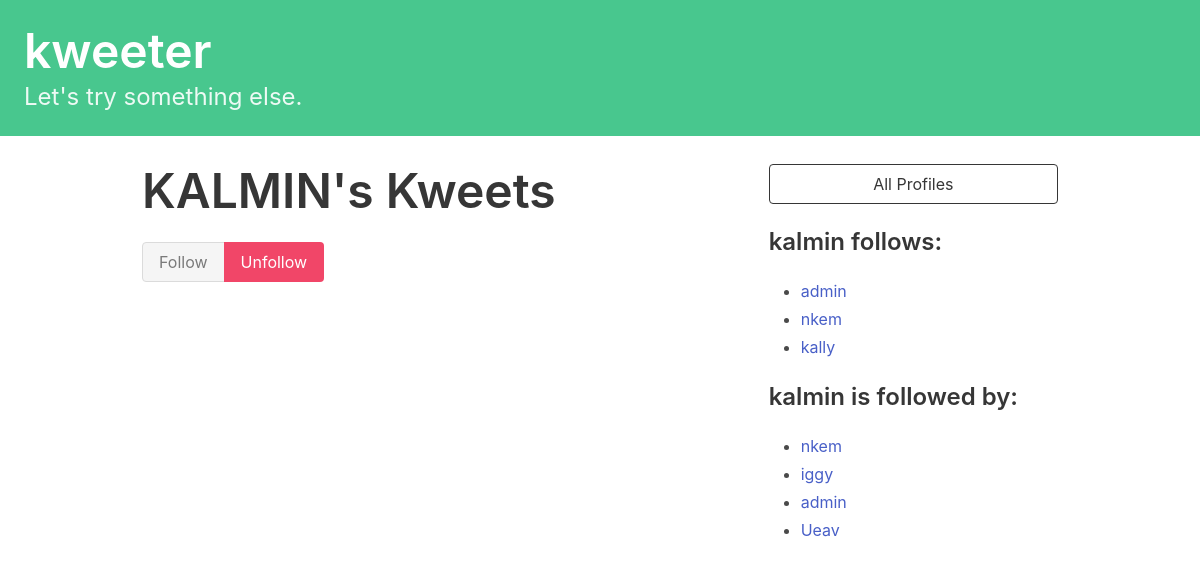
/profile/1/ (signed in), run on the app's committed database.
### dwitter/models.py (models this page shows)
class Profile(models.Model):
    user = models.OneToOneField(User, on_delete=models.CASCADE)
    follows = models.ManyToManyField(
        "self",
        related_name="followed_by",
        symmetrical=False,
        blank=True
    )
    def __str__(self):
        return self.user.username

### dwitter/views.py (the view, shortened to what this page needs)
# urls.py: path("profile/<int:pk>/", profile, name="profile"),
def profile(request, pk):
    if not hasattr(request.user, 'profile'):
        missing_profile = Profile(user=request.user)
        missing_profile.save()
    profile = Profile.objects.get(pk=pk)
    return render(request, "dwitter/profile.html", {"profile": profile})

### dwitter/templates/dwitter/profile.html (shortened to what this page needs)
{% extends 'base.html' %}
{% block content %}
<div style="margin: 10px;" class="columns">
    <div class="column">
        <div class="block">
        <h1 class="title is-1">
            {{profile.user.username|upper}}'s Kweets
        </h1>
        </div>
        <div class="buttons has-addons">
            <form method="post">
                <div class="buttons has-addons">
                {% if profile in user.profile.follows.all %}
                    <button class="button is-success is-static">Follow</button>
                    <button class="button is-danger" name="follow" value="unfollow">
                        Unfollow
                    </button>
                {% else %}
                    <button class="button is-success" name="follow" value="follow">
                        Follow
                    </button>
                    <button class="button is-danger is-static">Unfollow</button>
                {% endif %}
                </div>
            </form>
        </div>
    </div>
    <div class="column is-one-third">
        <div class="block">
            <a href="{% url 'dwitter:profile_list' %}">
                <button class="button is-dark is-outlined is-fullwidth">
                    All Profiles
                </button>
            </a>
        </div>
        <div class="block">
            <h3 class="title is-4">
                {{profile.user.username}} follows:
            </h3>
            <div class="content">
                <ul>
                {% for following in profile.follows.all %}
                    <li>
                        <a href="#">
                            {{ following }}
                        </a>
                    </li>
                {% endfor %}
                </ul>
            </div>
        </div>
        <div class="block">
            <h3 class="title is-4">
                {{profile.user.username}} is followed by:
            </h3>
            <div class="content">
                <ul>
                {% for follower in profile.followed_by.all %}
                    <li>
                        <a href="#">
                            {{ follower }}
                        </a>
                    </li>
                {% endfor %}
                </ul>
            </div>
        </div>
    </div>
</div>
{% endblock content %}

### data on the page
Profile: user.username "KALMIN", user.username "kalmin"
Profile: user.username "admin"
Profile: user.username "nkem"
Profile: user.username "kally"
Profile: user.username "iggy"
Profile: user.username "Ueav"
